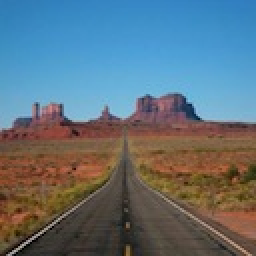
#> input picture Applications/ImageSegment/monument.png, 128 x 128 px (shown 2 times larger)
$ python ImSegPlots.py
#> lines starting #> are read from the running program, lines starting #| are printed output that depends on the picture
from matplotlib import pyplot as plt
from matplotlib.image import imsave
import solutions

def monuments_seg():
    img_color = plt.imread('monument.png')
#> img_color is the input picture: shape (128, 128, 3) float32; mean R, G, B 0.376, 0.446, 0.487
    img = (img_color[:,:,0]+img_color[:,:,1]+img_color[:,:,2])/3.0
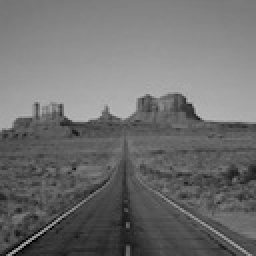
#> img: shape (128, 128) float32 (shown 2 times larger); min 0.00131, max 0.749, mean 0.436
#> (the call stopped at in monuments_seg, `pos, neg = solutions.segment(img)`: solutions is not available in this run)
    pos, neg = solutions.segment(img)

    img_color1 = img_color.copy()
    img_color2 = img_color.copy()
    img_color1[neg>0,:] = 0.
    img_color2[pos>0,:] = 0.

    imsave('NegMon.png', img_color1)
    imsave('PosMon.png', img_color2)
    imsave('RegMon.png', img_color)

def dream_seg():
    img_color = plt.imread('dream.png')
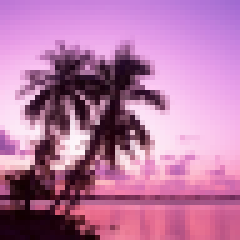
#> input picture Applications/ImageSegment/dream.png, 48 x 48 px (shown 5 times larger)
#> img_color is the input picture: shape (48, 48, 3) float32; mean R, G, B 0.718, 0.471, 0.646
    img = (img_color[:,:,0]+img_color[:,:,1]+img_color[:,:,2])/3.0
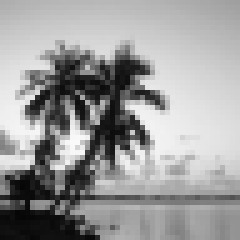
#> img: shape (48, 48) float32 (shown 5 times larger); min 0.0261, max 0.978, mean 0.611
    pos, neg = solutions.segment(img)

    imsave('NegDream.png', neg)
    imsave('PosDream.png', pos)
    imsave('RegDream.png', img_color)

if __name__ == "__main__":
    monuments_seg()
    dream_seg()
#> (the call stopped at in dream_seg, `pos, neg = solutions.segment(img)`: solutions is not available in this run)
